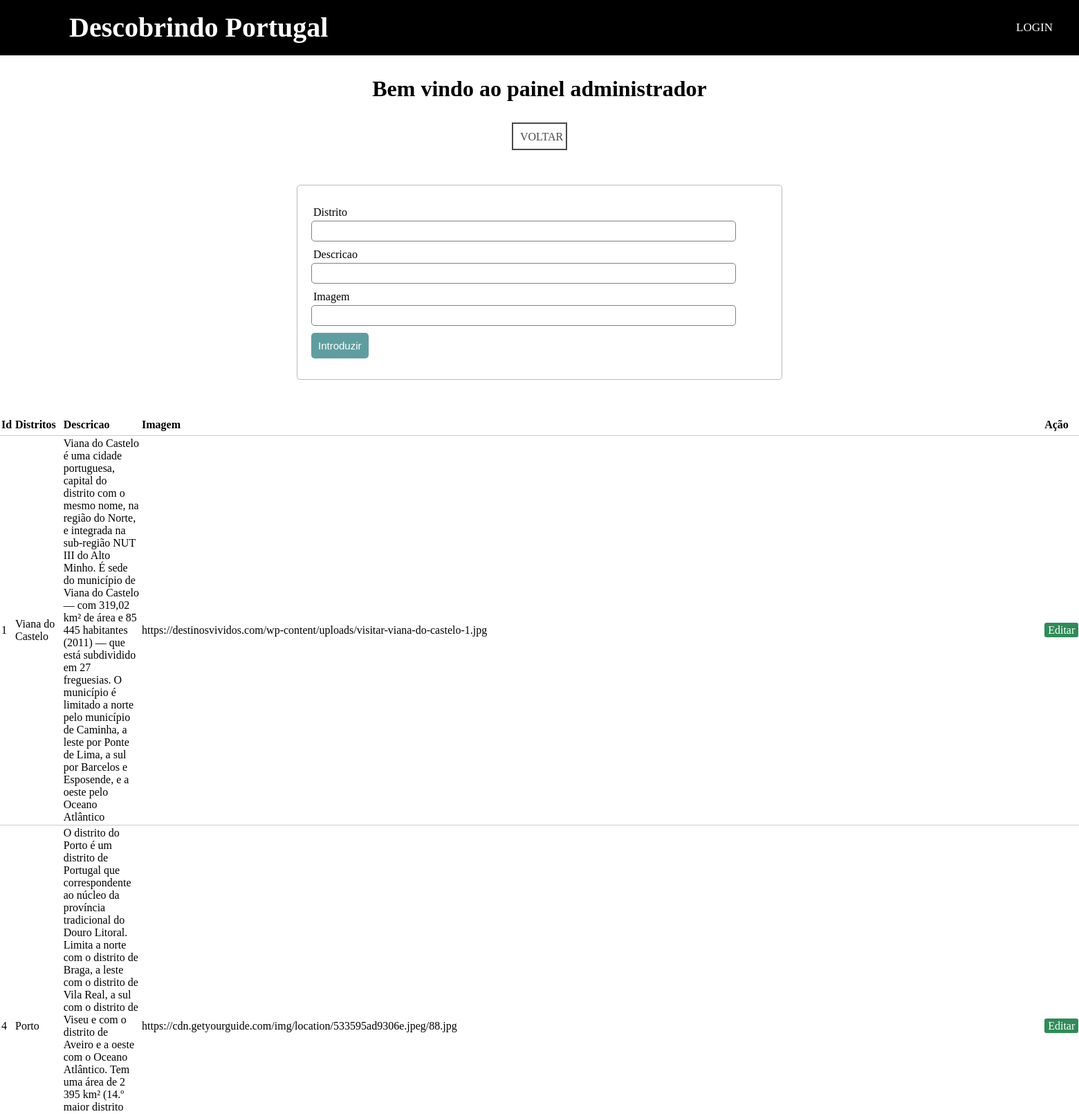
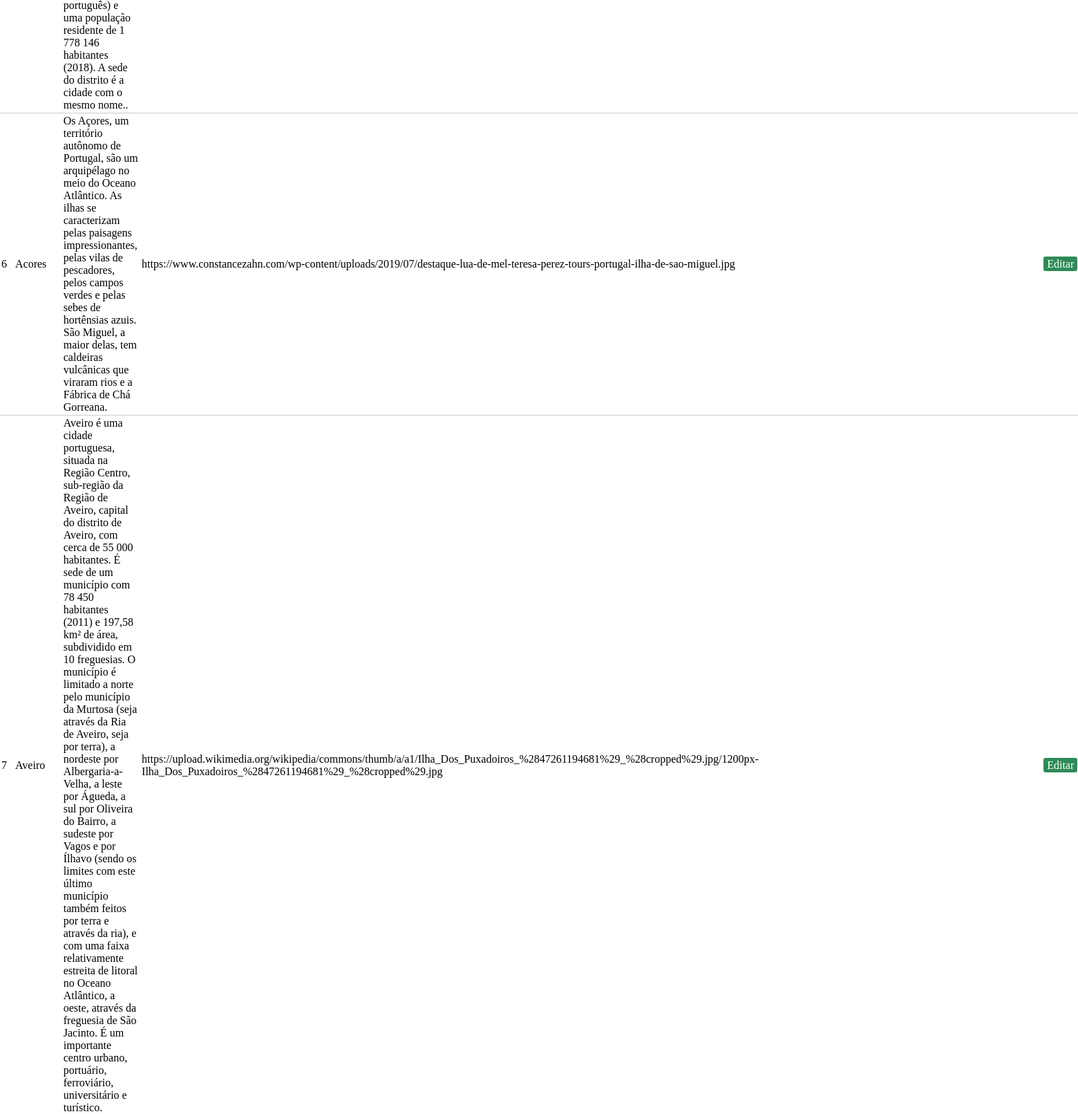
The app's page /cms/admin.php (upper part) with its own data (2 pictures, top to bottom).
### tables this page shows
CREATE TABLE `distritos` (
  `id` int(11) NOT NULL,
  `distrito` varchar(50) NOT NULL,
  `descricao` text NOT NULL,
  `imagem` text NOT NULL,
  `modificado` timestamp NULL DEFAULT NULL
);

### cms/db_distritos.php (called while the page is built, shortened)
<?php
	$distrito = "";
	$descricao = "";
  $imagem = "";
	$update = false;
?>

### cms/admin.php (the view, shortened to what this page needs)
<?php
require 'db_distritos.php';
?>
<!DOCTYPE php>
<html lang="en" dir="ltr">
  <head>
    <link rel="stylesheet" href="../includes/style.css">
    <link rel="stylesheet" href="stylesheet.css">
		<link rel="stylesheet" href="../includes/footer.css">
  </head>
  <body>
    <?php include_once('header3.php'); ?>
    <h1>Bem vindo ao painel administrador</h1>
		<div style="text-align:center">
		<a class="example_c" href="admin_inicio.php">Voltar</a>
		</div>
		<form method="post" action="db_distritos.php" >
		<div class="input-group">
			<label>Distrito</label>
			<input type="text" name="distrito" value="<?php echo $distrito; ?>">
		</div>
		<div class="input-group">
			<label>Descricao</label>
			<input type="text" name="descricao" value="<?php echo $descricao; ?>">
		</div>
    <div class="input-group">
			<label>Imagem</label>
			<input type="text" name="imagem" value="<?php echo $imagem; ?>">
		</div>
		<div class="input-group">
      <?php if ($update == false): ?>
			<button class="btn" type="submit" name="save" >Introduzir</button>
    <?php else: ?>
      <button class="btn" type="submit" name="update" >Atualizar</button>
    <?php endif ?>
		</div>
	</form>
    <?php $results = mysqli_query($db, "SELECT * FROM distritos"); ?>
    <table>
    	<thead>
    		<tr>
					<th>Id</th>
    			<th>Distritos</th>
    			<th>Descricao</th>
          <th>Imagem</th>
    			<th colspan="2">Ação</th>
    		</tr>
    	</thead>
      <?php while ($row = mysqli_fetch_array($results)) { ?>
  		<tr>
				<td><?php echo $row['id']; ?></td>
  			<td><?php echo $row['distrito']; ?></td>
  			<td><?php echo $row['descricao']; ?></td>
        <td><?php echo $row['imagem']; ?></td>
  			<td>
  				<a href="admin.php?edit=<?php echo $row['id']; ?>" class="edit_btn" >Editar</a>
  			</td>
  		</tr>
      <?php } ?>
    </table>
  </body>
</html>

### includes/style.css (style rules this page uses)
* { padding: 0; margin: 0; text-decoration: none; list-style: none; box-sizing: border-box; }
body { font-family }

### cms/stylesheet.css (style rules this page uses)
body, html { height: 100%; }
h1 { margin: 30px auto; text-align: center; }
.example_c { color: #494949 !important; text-transform: uppercase; height: 40px; width: 80px; text-decoration: none; background: #ffffff; padding: 10px; border: 2px solid #494949 !important; display: inline-block; transition: all 0.4s ease 0s; }
table { width: 50%; margin: 30px auto; border-collapse: collapse; text-align: left; }
tr { border-bottom: 1px solid #cbcbcb; }
th, td { border: none; height: 30px; padding: 2px; }
form { width: 45%; margin: 50px auto; text-align: left; padding: 20px; border: 1px solid #bbbbbb; border-radius: 5px; }
.input-group { margin: 10px 0px 10px 0px; }
.input-group label { display: block; text-align: left; margin: 3px; }
.input-group input { height: 30px; width: 93%; padding: 5px 10px; font-size: 16px; border-radius: 5px; border: 1px solid gray; }
.btn { padding: 10px; font-size: 15px; color: white; background: #5F9EA0; border: none; border-radius: 5px; }
.edit_btn { text-decoration: none; padding: 2px 5px; background: #2E8B57; color: white; border-radius: 3px; }

### records on screen
distritos: id "1", distrito "Viana do Castelo", descricao "Viana do Castelo é uma cidade portuguesa, capital do distrito com o mesmo nome, na região do Norte, e integrada na sub-região NUT III do Alto Minho. É sede do município de Viana do Castelo — com 319,02 km² de área e 85 445 habitantes (2011) — que está subdividido em 27 freguesias. O município é limitado a norte pelo município de Caminha, a leste por Ponte de Lima, a sul por Barcelos e Esposende, e a oeste pelo Oceano Atlântico", imagem "https://destinosvividos.com/wp-content/uploads/visitar-viana-do-castelo-1.jpg"
distritos: id "4", distrito "Porto", descricao "O distrito do Porto é um distrito de Portugal que correspondente ao núcleo da província tradicional do Douro Litoral. Limita a norte com o distrito de Braga, a leste com o distrito de Vila Real, a sul com o distrito de Viseu e com o distrito de Aveiro e a oeste com o Oceano Atlântico. Tem uma área de 2 395 km² (14.º maior distrito português) e uma população residente de 1 778 146 habitantes (2018). A sede do distrito é a cidade com o mesmo nome..", imagem "https://cdn.getyourguide.com/img/location/533595ad9306e.jpeg/88.jpg"
distritos: id "6", distrito "Acores", descricao "Os Açores, um território autônomo de Portugal, são um arquipélago no meio do Oceano Atlântico. As ilhas se caracterizam pelas paisagens impressionantes, pelas vilas de pescadores, pelos campos verdes e pelas sebes de hortênsias azuis. São Miguel, a maior delas, tem caldeiras vulcânicas que viraram rios e a Fábrica de Chá Gorreana.", imagem "https://www.constancezahn.com/wp-content/uploads/2019/07/destaque-lua-de-mel-teresa-perez-tours-portugal-ilha-de-sao-miguel.jpg"
distritos: id "7", distrito "Aveiro", descricao "Aveiro é uma cidade portuguesa, situada na Região Centro, sub-região da Região de Aveiro, capital do distrito de Aveiro, com cerca de 55 000 habitantes. É sede de um município com 78 450 habitantes (2011) e 197,58 km² de área, subdividido em 10 freguesias. O município é limitado a norte pelo município da Murtosa (seja através da Ria de Aveiro, seja por terra), a nordeste por Albergaria-a-Velha, a leste por Águeda, a sul por Oliveira do Bairro, a sudeste por Vagos e por Ílhavo (sendo os limites com este último município também feitos por terra e através da ria), e com uma faixa relativamente estreita de litoral no Oceano Atlântico, a oeste, através da freguesia de São Jacinto. É um…", imagem "https://upload.wikimedia.org/wikipedia/commons/thumb/a/a1/Ilha_Dos_Puxadoiros_%2847261194681%29_%28cropped%29.jpg/1200px-Ilha_Dos_Puxadoiros_%2847261194681%29_%28cropped%29.jpg"
